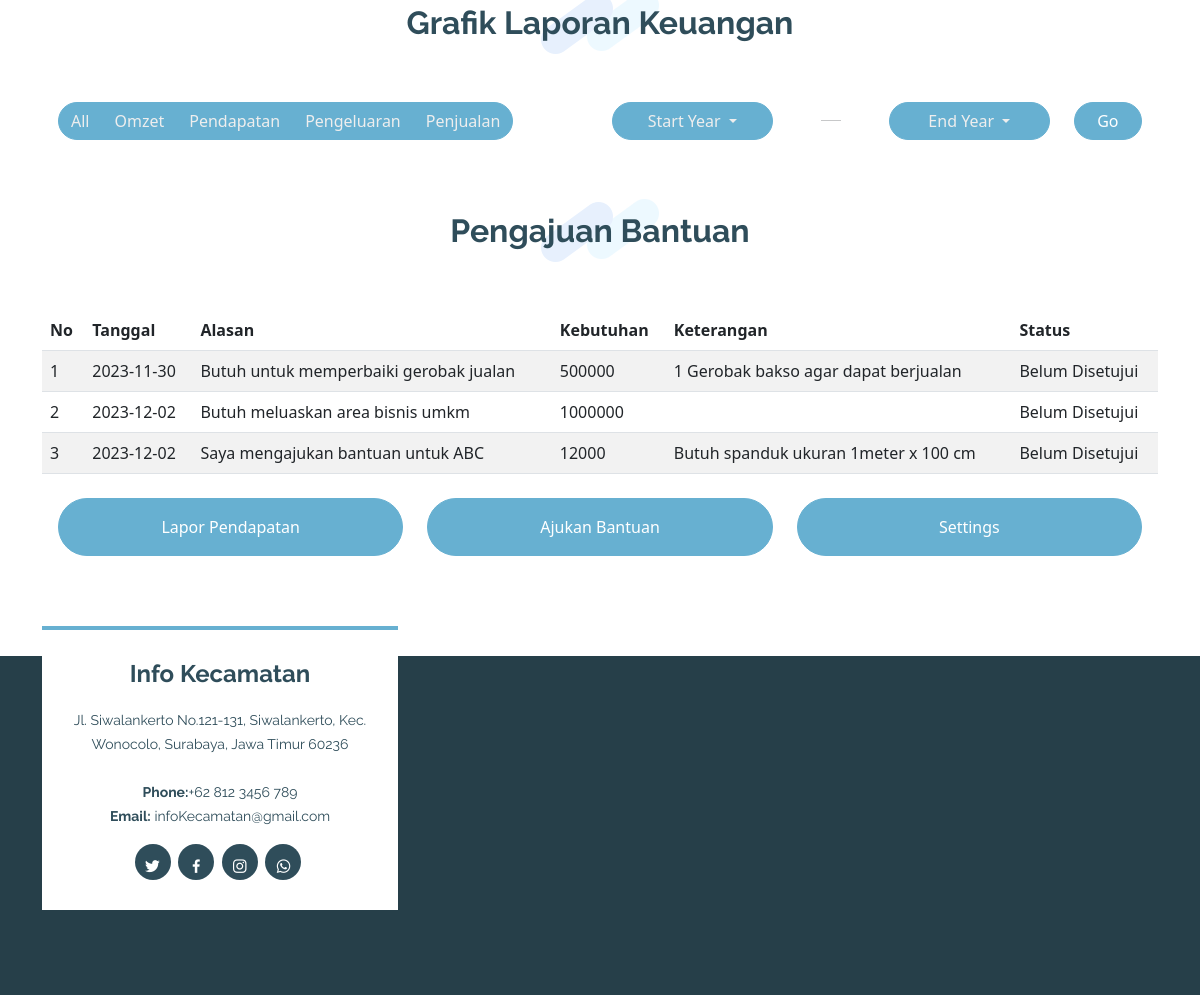
Before: /copy_profile.php (signed in, lower part) with the older database file.
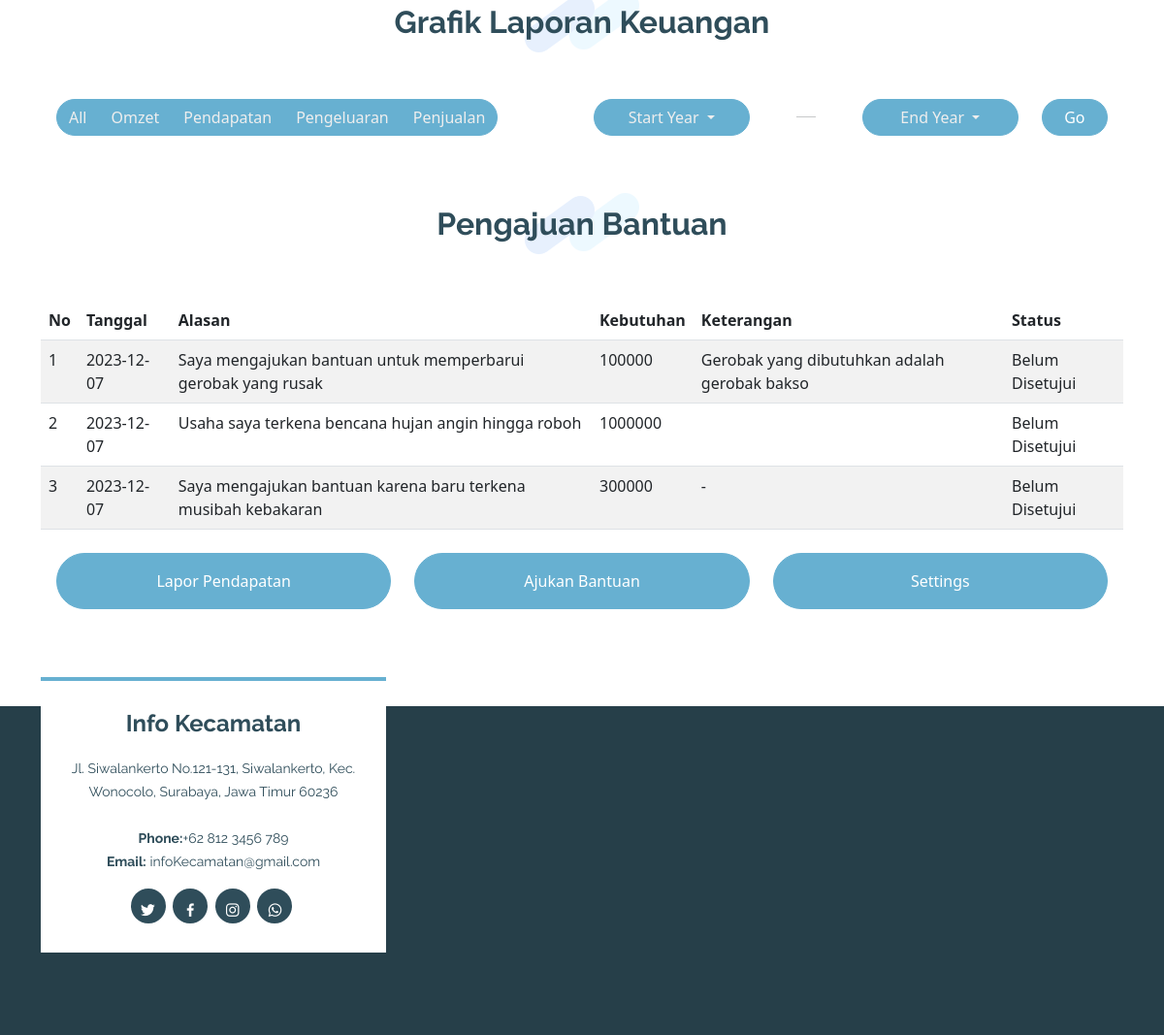
After: the same page with the newer database file.
### tables this page shows
CREATE TABLE `bantuan` (
  `id` int(11) NOT NULL,
  `id_umkm` int(11) NOT NULL,
  `tanggal` date DEFAULT current_timestamp(),
  `alasan` varchar(255) NOT NULL,
  `dokumen_pendukung` varchar(100) NOT NULL,
  `kebutuhan_dana_nominal` int(11) DEFAULT NULL,
  `kebutuhan_dana_rincian` text DEFAULT NULL,
  `kebutuhan_tenda` tinyint(4) DEFAULT NULL,
  `kebutuhan_gerobak` tinyint(4) DEFAULT NULL,
  `kebutuhan_spanduk` tinyint(4) DEFAULT NULL,
  `kebutuhan_lainnya_ket` text DEFAULT NULL,
  `keterangan` text DEFAULT NULL,
  `status` int(11) NOT NULL DEFAULT 2
);

### copy_profile.php (the view, shortened to what this page needs)
<?php
require 'connect.php';
?>
<!DOCTYPE html>
<html lang="en">
<head>
  <link href="assets/vendor/aos/aos.css" rel="stylesheet">
  <link href="assets/vendor/bootstrap/css/bootstrap.min.css" rel="stylesheet">
  <link href="assets/vendor/bootstrap-icons/bootstrap-icons.css" rel="stylesheet">
  <link href="assets/vendor/boxicons/css/boxicons.min.css" rel="stylesheet">
  <link href="assets/vendor/glightbox/css/glightbox.min.css" rel="stylesheet">
  <link href="assets/vendor/swiper/swiper-bundle.min.css" rel="stylesheet">
  <link href="assets/css/style.css" rel="stylesheet">
  <link href="https://cdnjs.cloudflare.com/ajax/libs/font-awesome/4.7.0/css/font-awesome.min.css" rel="stylesheet">
  <link href="https://cdn.jsdelivr.net/npm/bootstrap@5.3.2/dist/css/bootstrap.min.css" rel="stylesheet">
    <link rel="stylesheet" href="//cdn.jsdelivr.net/npm/sweetalert2@11/dist/sweetalert2.min.css" id="theme-styles">
    <link rel="stylesheet" href="https://cdn.datatables.net/1.13.7/css/dataTables.bootstrap5.min.css">
    <link rel="stylesheet" href="https://cdnjs.cloudflare.com/ajax/libs/twitter-bootstrap/5.3.0/css/bootstrap.min.css">
</head>
<body>
  <main id="main">
    <div class="container mt-5">
      <div class="section-title" data-aos="fade-in" data-aos-delay="100">
        <h2>Grafik Laporan Keuangan</h2>
      </div>
      <div class="row px-3 align-items-center">
        <div class="col-lg-6">
          <div class="btn-group rounded-pill" role="group" aria-label="Filter buttons">
            <button type="button" class="btn btn-filter" data-filter="all">All</button>
            <button type="button" class="btn btn-filter" data-filter="Omzet">Omzet</button>
            <button type="button" class="btn btn-filter" data-filter="Pendapatan">Pendapatan</button>
            <button type="button" class="btn btn-filter" data-filter="Pengeluaran">Pengeluaran</button>
            <button type="button" class="btn btn-filter" data-filter="Penjualan">Penjualan</button>
          </div>
        </div>
        <div class="col-lg-2">
          <button class="btn btn-filterStartYear dropdown-toggle w-100" type="button" id="startYearFilter" data-toggle="dropdown" aria-haspopup="true" aria-expanded="false">
            Start Year
          </button>
        </div>
        <div class="col-lg-1">
          <hr class="my-1" style="width: 20px; margin:auto;">
        </div>
        <div class="col-lg-2">
          <button class="btn btn-filterEndYear dropdown-toggle w-100" type="button" id="endYearFilter" data-toggle="dropdown" aria-expanded="false">
            End Year
          </button>
        </div>
        <div class="col-lg-1">
          <button class="btn btn-go w-100" type="button" id="goFilter" data-toggle="dropdown" aria-expanded="false">
            Go
          </button>
        </div>
      </div>
    </div>
    <div class="container mt-5">
      <div class="section-title" data-aos="fade-in" data-aos-delay="100">
        <h2>Pengajuan Bantuan</h2>
      </div>
        <table id="tableBantuan" class="table table-striped nowrap" style="width:100%">
            <thead>
                <tr>
                    <th>No</th>
                    <th>Tanggal</th>
                    <th>Alasan</th>
                    <th>Kebutuhan</th>
                    <th>Keterangan</th>
                    <th>Status</th>
                </tr>
            </thead>
            <tbody>
                <?php
                $sql = "SELECT * FROM bantuan";
                $stmt = $conn->query($sql)->fetchAll();
                $no = 1;
                foreach ($stmt as $row) {
                ?>
                    <tr>
                        <td><?php echo $no ?></td>
                        <?php $no++ ?>
                        <td><?php echo $row['tanggal'] ?></td>
                        <td><?php echo $row['alasan'] ?></td>
                        <td><?php echo $row['kebutuhan_dana_nominal'] ?></td>
                        <td><?php echo $row['keterangan'] ?></td>
                        <td><?php if ($row['status'] == 1) {
                                echo 'Sudah Disetujui';
                            } else {
                                echo 'Belum Disetujui';
                            }
                            ?></td>
                    </tr>
                <?php
                }
                ?>
            </tbody>
        </table>
    </div>
    <div class="container mt-4">
      <div class="row px-3 ">
        <div class="d-grid col-4">
          <a href="laporPendapatan.php" class="btn btn-primary px-4 py-3">Lapor Pendapatan</a>
        </div>
        <div class="d-grid col-4">
          <a href="bantuan.php" class="btn btn-primary px-4 py-3">Ajukan Bantuan</a>
        </div>
        <div class="d-grid col-4">
          <a href="" class="btn btn-primary px-4 py-3">Settings</a>
        </div>
      </div>
    </div>
  </main>
  <?php include "template/footer.php"; ?>
</body>
</html>

Changed rows visible on the page:
removed bantuan: tanggal "2023-11-30", alasan "Butuh untuk memperbaiki gerobak jualan", kebutuhan_dana_nominal "500000", keterangan "1 Gerobak bakso agar dapat berjualan", status "Belum Disetujui"
removed bantuan: tanggal "2023-12-02", alasan "Butuh meluaskan area bisnis umkm", kebutuhan_dana_nominal "1000000", status "Belum Disetujui"
removed bantuan: tanggal "2023-12-02", alasan "Saya mengajukan bantuan untuk ABC", kebutuhan_dana_nominal "12000", keterangan "Butuh spanduk ukuran 1meter x 100 cm", status "Belum Disetujui"
added bantuan: tanggal "2023-12-07", alasan "Saya mengajukan bantuan untuk memperbarui gerobak yang rusak", kebutuhan_dana_nominal "100000", keterangan "Gerobak yang dibutuhkan adalah gerobak bakso", status "Belum Disetujui"
added bantuan: tanggal "2023-12-07", alasan "Usaha saya terkena bencana hujan angin hingga roboh", kebutuhan_dana_nominal "1000000", status "Belum Disetujui"
added bantuan: tanggal "2023-12-07", alasan "Saya mengajukan bantuan karena baru terkena musibah kebakaran", kebutuhan_dana_nominal "300000", keterangan "-", status "Belum Disetujui"
